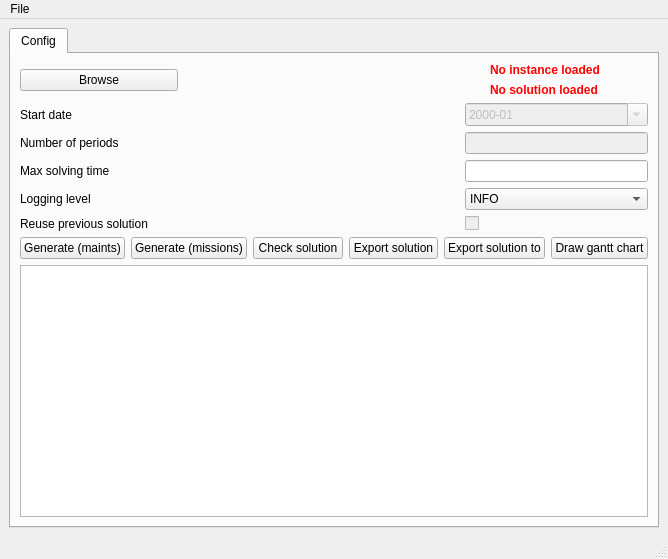
<?xml version="1.0" encoding="UTF-8"?>
<ui version="4.0">
 <class>MainWindow</class>
 <widget class="QMainWindow" name="MainWindow">
  <property name="geometry">
   <rect>
    <x>0</x>
    <y>0</y>
    <width>668</width>
    <height>559</height>
   </rect>
  </property>
  <property name="windowTitle">
   <string>OPTIMA v0.20200210</string>
  </property>
  <widget class="QWidget" name="centralwidget">
   <layout class="QHBoxLayout" name="horizontalLayout_3">
    <property name="sizeConstraint">
     <enum>QLayout::SetNoConstraint</enum>
    </property>
    <item>
     <widget class="QTabWidget" name="tabWidget">
      <property name="currentIndex">
       <number>0</number>
      </property>
      <widget class="QWidget" name="Config">
       <property name="toolTip">
        <string>&lt;html&gt;&lt;head/&gt;&lt;body&gt;&lt;p&gt;configuration&lt;/p&gt;&lt;/body&gt;&lt;/html&gt;</string>
       </property>
       <attribute name="title">
        <string>Config</string>
       </attribute>
       <layout class="QHBoxLayout" name="horizontalLayout_4">
        <item>
         <layout class="QVBoxLayout" name="verticalLayout">
          <item>
           <layout class="QHBoxLayout" name="horizontalLayout_2">
            <item>
             <widget class="QPushButton" name="chooseFile">
              <property name="text">
               <string>Browse</string>
              </property>
              <property name="default">
               <bool>false</bool>
              </property>
             </widget>
            </item>
            <item>
             <widget class="QLabel" name="excel_path">
              <property name="minimumSize">
               <size>
                <width>300</width>
                <height>0</height>
               </size>
              </property>
              <property name="baseSize">
               <size>
                <width>0</width>
                <height>0</height>
               </size>
              </property>
              <property name="text">
               <string/>
              </property>
              <property name="textInteractionFlags">
               <set>Qt::LinksAccessibleByMouse|Qt::TextEditable</set>
              </property>
             </widget>
            </item>
            <item>
             <layout class="QVBoxLayout" name="verticalLayout_2">
              <item>
               <widget class="QLabel" name="instCheck">
                <property name="font">
                 <font>
                  <weight>75</weight>
                  <bold>true</bold>
                 </font>
                </property>
                <property name="styleSheet">
                 <string notr="true">QLabel { color : red; }</string>
                </property>
                <property name="text">
                 <string>No instance loaded</string>
                </property>
                <property name="textFormat">
                 <enum>Qt::AutoText</enum>
                </property>
               </widget>
              </item>
              <item>
               <widget class="QLabel" name="solCheck">
                <property name="font">
                 <font>
                  <weight>75</weight>
                  <bold>true</bold>
                 </font>
                </property>
                <property name="styleSheet">
                 <string notr="true">QLabel { color : red; }</string>
                </property>
                <property name="text">
                 <string>No solution loaded</string>
                </property>
               </widget>
              </item>
             </layout>
            </item>
           </layout>
          </item>
          <item>
           <layout class="QGridLayout" name="gridLayout">
            <property name="sizeConstraint">
             <enum>QLayout::SetDefaultConstraint</enum>
            </property>
            <item row="2" column="0">
             <widget class="QLabel" name="max_time_lab">
              <property name="text">
               <string>Max solving time                                                                                                         </string>
              </property>
             </widget>
            </item>
            <item row="1" column="1">
             <widget class="QLineEdit" name="num_period">
              <property name="enabled">
               <bool>false</bool>
              </property>
             </widget>
            </item>
            <item row="3" column="1">
             <widget class="QComboBox" name="log_level">
              <item>
               <property name="text">
                <string>INFO</string>
               </property>
              </item>
              <item>
               <property name="text">
                <string>DEBUG</string>
               </property>
              </item>
             </widget>
            </item>
            <item row="3" column="0">
             <widget class="QLabel" name="log_level_lab">
              <property name="text">
               <string>Logging level</string>
              </property>
             </widget>
            </item>
            <item row="1" column="0">
             <widget class="QLabel" name="num_periods_lab">
              <property name="text">
               <string>Number of periods</string>
              </property>
             </widget>
            </item>
            <item row="0" column="1">
             <widget class="QDateEdit" name="start_date">
              <property name="enabled">
               <bool>false</bool>
              </property>
              <property name="currentSection">
               <enum>QDateTimeEdit::YearSection</enum>
              </property>
              <property name="displayFormat">
               <string>yyyy-MM</string>
              </property>
              <property name="calendarPopup">
               <bool>true</bool>
              </property>
              <property name="timeSpec">
               <enum>Qt::TimeZone</enum>
              </property>
             </widget>
            </item>
            <item row="0" column="0">
             <widget class="QLabel" name="start_date_lab">
              <property name="text">
               <string>Start date</string>
              </property>
             </widget>
            </item>
            <item row="2" column="1">
             <widget class="QLineEdit" name="max_time">
              <property name="enabled">
               <bool>true</bool>
              </property>
              <property name="maximumSize">
               <size>
                <width>167772</width>
                <height>16777215</height>
               </size>
              </property>
              <property name="maxLength">
               <number>4</number>
              </property>
             </widget>
            </item>
            <item row="4" column="0">
             <widget class="QLabel" name="reuse_sol_tab">
              <property name="text">
               <string>Reuse previous solution</string>
              </property>
             </widget>
            </item>
            <item row="4" column="1">
             <widget class="QCheckBox" name="reuse_sol">
              <property name="enabled">
               <bool>false</bool>
              </property>
              <property name="layoutDirection">
               <enum>Qt::LeftToRight</enum>
              </property>
              <property name="text">
               <string/>
              </property>
             </widget>
            </item>
           </layout>
          </item>
          <item>
           <layout class="QHBoxLayout" name="horizontalLayout">
            <item>
             <widget class="QPushButton" name="generateSolution">
              <property name="text">
               <string>Generate (maints)</string>
              </property>
              <property name="default">
               <bool>false</bool>
              </property>
             </widget>
            </item>
            <item>
             <widget class="QPushButton" name="generateSolution_missions">
              <property name="text">
               <string>Generate (missions)</string>
              </property>
             </widget>
            </item>
            <item>
             <widget class="QPushButton" name="checkSolution">
              <property name="text">
               <string>Check solution</string>
              </property>
             </widget>
            </item>
            <item>
             <widget class="QPushButton" name="exportSolution">
              <property name="text">
               <string>Export solution</string>
              </property>
              <property name="default">
               <bool>false</bool>
              </property>
             </widget>
            </item>
            <item>
             <widget class="QPushButton" name="exportSolution_to">
              <property name="text">
               <string>Export solution to</string>
              </property>
              <property name="default">
               <bool>false</bool>
              </property>
             </widget>
            </item>
            <item>
             <widget class="QPushButton" name="generateGantt">
              <property name="text">
               <string>Draw gantt chart</string>
              </property>
             </widget>
            </item>
           </layout>
          </item>
          <item>
           <widget class="QTextBrowser" name="solution_log"/>
          </item>
         </layout>
        </item>
       </layout>
      </widget>
     </widget>
    </item>
   </layout>
  </widget>
  <widget class="QMenuBar" name="menubar">
   <property name="geometry">
    <rect>
     <x>0</x>
     <y>0</y>
     <width>668</width>
     <height>21</height>
    </rect>
   </property>
   <widget class="QMenu" name="menuFile">
    <property name="title">
     <string>File</string>
    </property>
    <addaction name="actionOpen_from"/>
    <addaction name="separator"/>
    <addaction name="actionSave"/>
    <addaction name="actionSave_As"/>
    <addaction name="separator"/>
    <addaction name="actionExit"/>
   </widget>
   <addaction name="menuFile"/>
  </widget>
  <widget class="QStatusBar" name="statusbar"/>
  <action name="actionOpen_from">
   <property name="text">
    <string>Open from...</string>
   </property>
  </action>
  <action name="actionExit">
   <property name="text">
    <string>Exit</string>
   </property>
  </action>
  <action name="actionSave">
   <property name="text">
    <string>Export</string>
   </property>
  </action>
  <action name="actionSave_As">
   <property name="text">
    <string>Export As...</string>
   </property>
  </action>
 </widget>
 <resources/>
 <connections/>
</ui>
